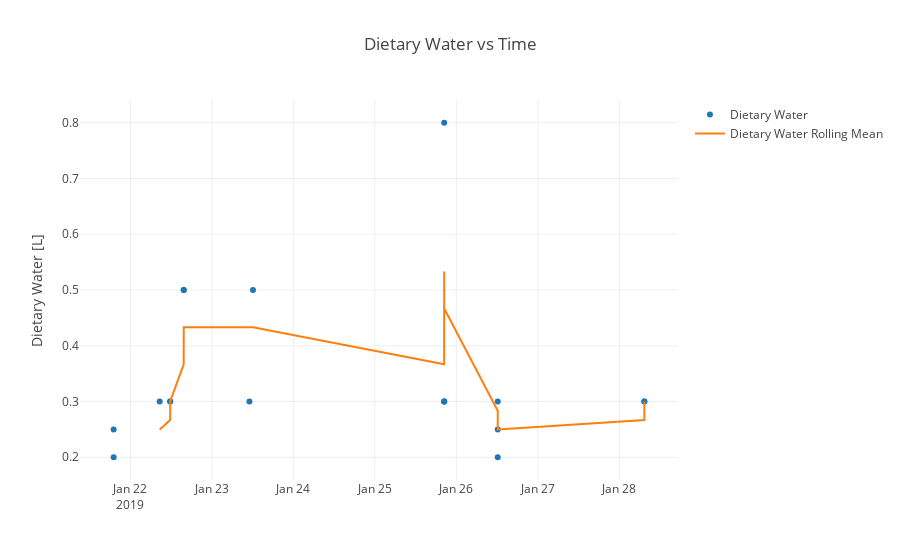

Here is the notebook cell this chart was saved with:
### Code cell
value_stats(measurement)
plot_value_vs_time(dfs[df_list[measurement]], measurement)

### Figure 1 — Plotly figure (JSON) as saved in the notebook; plotly's stock layout.template omitted (floating-point values rounded to 4 significant figures)
{"data": [{"mode": "markers", "name": "Dietary Water", "type": "scatter", "uid": "bc07bd86-4d69-4add-a95b-5fc17702b993", "x": ["2019-01-21 19:04:39", "2019-01-21 19:05:00", "2019-01-22 08:37:53", "2019-01-22 11:43:30", "2019-01-22 11:43:42", "2019-01-22 15:42:14", "2019-01-22 15:42:54", "2019-01-23 11:03:34", "2019-01-23 12:06:34", "2019-01-25 20:24:21", "2019-01-25 20:24:36", "2019-01-25 20:24:52", "2019-01-25 20:24:59", "2019-01-26 12:10:48", "2019-01-26 12:10:55", "2019-01-26 12:11:01", "2019-01-28 07:21:20", "2019-01-28 07:21:26"], "y": [0.25, 0.2, 0.3, 0.3, 0.3, 0.5, 0.5, 0.3, 0.5, 0.3, 0.8, 0.3, 0.3, 0.25, 0.2, 0.3, 0.3, 0.3]}, {"mode": "lines", "name": "Dietary Water Rolling Mean", "type": "scatter", "uid": "d8cb4e4f-ce85-4832-a108-febf367b57e4", "x": ["2019-01-21 19:04:39", "2019-01-21 19:05:00", "2019-01-22 08:37:53", "2019-01-22 11:43:30", "2019-01-22 11:43:42", "2019-01-22 15:42:14", "2019-01-22 15:42:54", "2019-01-23 11:03:34", "2019-01-23 12:06:34", "2019-01-25 20:24:21", "2019-01-25 20:24:36", "2019-01-25 20:24:52", "2019-01-25 20:24:59", "2019-01-26 12:10:48", "2019-01-26 12:10:55", "2019-01-26 12:11:01", "2019-01-28 07:21:20", "2019-01-28 07:21:26"], "y": [null, null, 0.25, 0.2667, 0.3, 0.3667, 0.4333, 0.4333, 0.4333, 0.3667, 0.5333, 0.4667, 0.4667, 0.2833, 0.25, 0.25, 0.2667, 0.3]}], "layout": {"autosize": true, "title": {"text": "Dietary Water vs Time"}, "xaxis": {"autorange": true, "range": ["2019-01-21 09:40:38.2107", "2019-01-28 16:45:26.7893"], "type": "date"}, "yaxis": {"autorange": true, "range": [0.1505, 0.8495], "title": {"text": "Dietary Water [L]"}, "type": "linear"}}}
